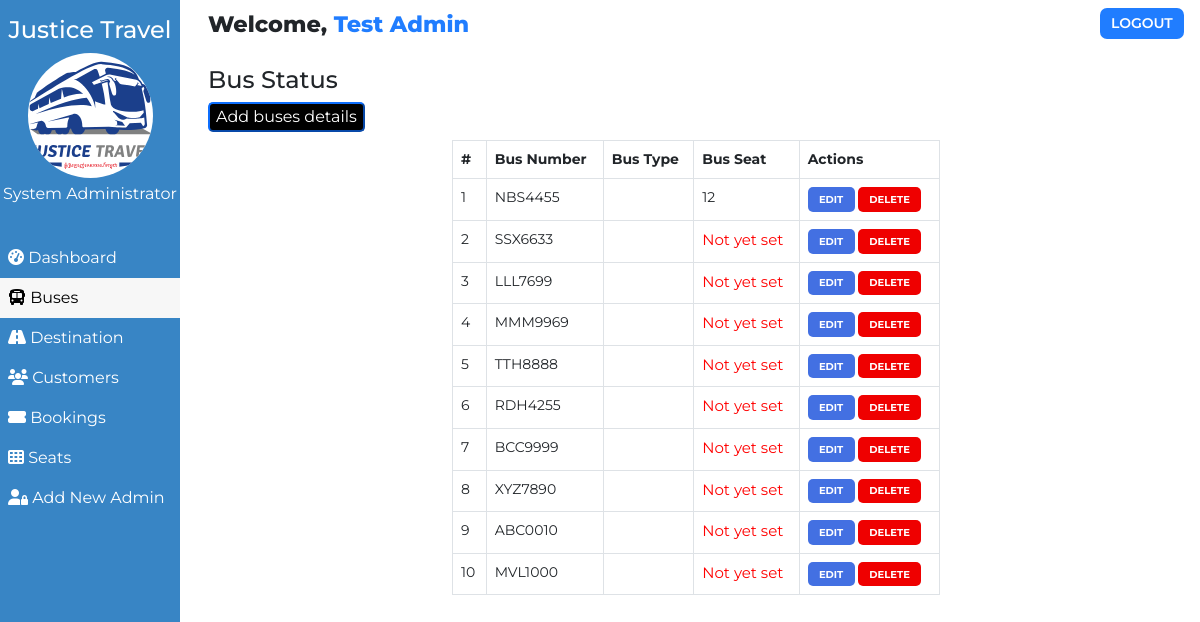
Page /admin/bus.php (signed in) on the committed database.
### tables this page shows
CREATE TABLE IF NOT EXISTS `users` (
  `user_id` int(11) NOT NULL AUTO_INCREMENT,
  `user_fullname` varchar(100) NOT NULL,
  `user_name` varchar(30) NOT NULL,
  `user_password` varchar(255) NOT NULL,
  `user_created` datetime NOT NULL DEFAULT CURRENT_TIMESTAMP,
  PRIMARY KEY (`user_id`)
);

CREATE TABLE IF NOT EXISTS `buses` (
  `id` int(100) NOT NULL AUTO_INCREMENT,
  `bus_no` varchar(255) NOT NULL,
  `bustype` varchar(100) NOT NULL,
  `busseat` int(11) NOT NULL,
  `bus_assigned` tinyint(1) NOT NULL DEFAULT '0',
  `bus_created` datetime NOT NULL DEFAULT CURRENT_TIMESTAMP,
  PRIMARY KEY (`id`)
);

### admin/bus.php (the view, shortened to what this page needs)
<!DOCTYPE html>
<html lang="en">
<head>
    <link href="https://cdn.jsdelivr.net/npm/bootstrap@5.0.1/dist/css/bootstrap.min.css" rel="stylesheet">
    <?php
        $page="bus";
    ?>
</head>
<body>
    <?php require '../assets/partials/_admin-header.php';?>
        <?php
            $resultSql = "SELECT * FROM `buses` ORDER BY bus_created DESC";
            $resultSqlResult = mysqli_query($conn, $resultSql);
            if(!mysqli_num_rows($resultSqlResult)){ ?>
                <div class="container mt-4">
                    <div id="noCustomers" class="alert alert-dark " role="alert">
                        <h1 class="alert-heading">No Buses Found!!</h1>
                        <p class="fw-light">Be the first person to add one!</p>
                        <hr>
                        <div id="addCustomerAlert" class="alert alert-success" role="alert">
                                Click on <button id="add-button" class="button btn-sm"type="button"data-bs-toggle="modal" data-bs-target="#addModal">ADD <i class="fas fa-plus"></i></button> to add a bus!
                        </div>
                    </div>
                </div>
            <?php }
            else { ?>
            <section id="bus">
                <div id="head">
                    <h4>Bus Status</h4>
                </div>
                <div id="bus-results">
                    <div><button id="add-button" class="btn-primary" type="button"data-bs-toggle="modal" data-bs-target="#addModal">Add buses details</button></div>
                    <table class="table table-hover table-bordered">
                        <thead>
                            <th>#</th>
                            <th>Bus Number</th>
                            <th>Bus Type</th>
                            <th>Bus Seat</th>
                            <th>Actions</th>
                        </thead>
                        <?php
                            $ser_no = 0;
                            while($row = mysqli_fetch_assoc($resultSqlResult))
                            {
                                $ser_no++;
                                $id = $row["id"];
                                $busno = $row["bus_no"];
                                $bustype = $row["bustype"];
                                $busseat = $row["busseat"];
                        ?>
                        <tr>
                            <td>
                                <?php
                                    echo $ser_no;
                                ?>
                            </td>
                            <td>
                                <?php
                                    echo $busno;
                                ?>
                            </td>
                            <td>
                            </td>
                            <td>
                                <?php
                                    if($busseat == 0){
                                        echo "<span class='error'>Not yet set</span>";
                                    }else{
                                        echo $busseat;
                                    }
                                ?>
                            </td>
                            <td>
                            <button class="button edit-button"
                                    data-link="<?php echo $_SERVER['REQUEST_URI']; ?>"
                                    data-id="<?php echo $id;?>"
                                    data-busno="<?php echo $busno;?>"
                                    data-bustype="<?php echo $bustype;?>"
                                    data-busseat="<?php echo $busseat;?>"
                                    >Edit</button>
                            <button class="button delete-button" data-bs-toggle="modal" data-bs-target="#deleteModal" data-id="<?php
                                                echo $id;?>">Delete</button>
                            </td>
                        </tr>
                        <?php
                        }
                    ?>
                    </table>
                </div>
            </section>
            <?php } ?>
        </div>
    </main>
</body>
</html>

### assets/partials/_admin-header.php (shortened to what this page needs)
<?php
    $conn = db_connect();
    $user_id = $_SESSION['user_id'];
    $sql = "SELECT * FROM users WHERE user_id = $user_id";
    $result = mysqli_query($conn, $sql);
    if($row = mysqli_fetch_assoc($result))
    {
        $user_fullname = $row["user_fullname"];
    }
?>
    <main id="container">
        <div id="sidebar">
            <h4>Justice Travel</h4>
            <div>
                <img class="adminDp mb-1" src="../assets/img/Justice Travel.svg" height="125px" alt="Justice Travel">
                <p>System Administrator</p>
            </div>
            <ul id="options">
                <li class="option <?php if($page=='dashboard'){ echo 'active';}?>">
                    <a href="./dashboard.php">
                    <i class="fas fa-tachometer-alt"></i> Dashboard
                    </a>
                </li>
                <li class="option <?php if($page=='bus'){ echo 'active';}?>">
                    <a href="./bus.php">
                    <i class="fas fa-bus"></i> Buses
                    </a>
                </li>
                <li class="option <?php if($page=='route'){ echo 'active';}?>">
                    <a href="./route.php">
                    <i class="fas fa-road"></i> Destination
                    </a>
                </li>
                <li class="option <?php if($page=='customer'){ echo 'active';}?>">
                    <a href="./customer.php">
                    <i class="fas fa-users"></i> Customers
                    </a>
                </li>
                <li class="option <?php if($page=='booking'){ echo 'active';}?>">
                    <a href="./booking.php">
                    <i class="fas fa-ticket-alt"></i> Bookings
                    </a>
                </li>
                <li class="option <?php if($page=='seat'){ echo 'active';}?>">
                    <a href="./seat.php">
                    <i class="fas fa-th"></i> Seats
                    </a>
                </li>
                <li class="option <?php if($page=='signup'){ echo 'active';}?>">
                    <a href="./signup.php">
                    <i class="fas fa-user-lock"></i> Add New Admin
                    </a>
                </li>
            </ul>
        </div>
        <div id="main-content">
            <section id="welcome">
                <ul>
                    <li class="welcome-item">Welcome,
                        <span id="USER">
                            <?php
                                echo $user_fullname;
                            ?>
                        </span>
                    </li>
                    <li class="welcome-item">
                        <button id="logout" class="btn-sm">
                            <a href="../assets/partials/_logout.php">LOGOUT</a>
                        </button>
                    </li>
                </ul>
            </section>

### assets/styles/admin.php (style rules this page uses)
body { margin: 0; box-sizing: border-box; font-family: 'Montserrat', sans-serif; background-color: white; }
html { scroll-behavior: smooth; }
*, *::after, *::before { box-sizing: inherit; }
#USER { color: #207DFF; }
.adminDp { background-color: white; border-radius: 50%; }
#welcome { background-color: white; }
#welcome ul { display: flex; justify-content: space-between; list-style-type: none; padding: 0; margin: 0; }
#welcome li { margin: 0 1rem; padding: 0.5rem 0; }
#welcome li:first-child { font-weight: 800; font-size: 1.4rem; }
#logout { padding: 0.3rem 0.7rem; background-color: #207DFF; font-weight: 600; outline: none; border: none; border-radius: 7px; }
#logout a { color: white; text-decoration: none; }
@media only screen and (min-width:1000px) { #sidebar { text-align: center; background-color: #3885c5; color: white; width: 15%; position: fixed; top: 0%; padding-top: 1rem; z-index: 2; height: 100vh; } }
@media only screen and (min-width:1000px) { #sidebar p { margin: 0; } }
@media only screen and (min-width:1000px) { #sidebar ul { margin-top: 2rem; } }
@media only screen and (min-width:1000px) { #options { list-style-type: none; text-align: left; padding-left: 0; } }
@media only screen and (min-width:1000px) { .option a { display: block; padding: 0.5rem; text-decoration: none; color: inherit; } }
@media only screen and (min-width:1000px) { .active { background-color:#f7f7f7; color:black; } }
@media only screen and (min-width:1000px) { #main-content { margin-left: 16%; } }

### assets/styles/admin-options.php (style rules this page uses)
* { font-family: Montserrat; }
.error { font-size: 15px; color: red; }
#booking #head, #customer #head, #route #head, #seat #head, #bus #head { padding-top: 1rem; }
#booking, #customer, #route, #bus, #seat { padding: 0 1rem; }
#booking-results > div, #customer-results > div, #route-results > div, #bus-results > div { margin-bottom: 0.5rem; }
#booking-results button, #customer-results button, #route button, #bus-results button { border-radius: 5px; }
.button { border: none; font-weight: bold; text-transform: uppercase; }
#add-button { background-color: black; color: white; }
table { font-size: 14px; }
#bus table { width: 50%; margin: 0 auto; }
#bus .edit-button, #bus .delete-button, #route .edit-button, #route .delete-button, #customer .edit-button, #customer .delete-button { padding: 0.3rem 0.7rem; }
table th,td { padding-left: 0.3rem; }
table button { color: white; }
.edit-button { background-color: #4370E2; }
.delete-button { background-color: #EF0000; }
.edit-button, .delete-button { font-size: 10px }

### rows in the picture
users: user_fullname "Test Admin"
buses: bus_no "NBS4455", busseat "12"
buses: bus_no "SSX6633", busseat "Not yet set"
buses: bus_no "LLL7699", busseat "Not yet set"
buses: bus_no "MMM9969", busseat "Not yet set"
buses: bus_no "TTH8888", busseat "Not yet set"
buses: bus_no "RDH4255", busseat "Not yet set"
buses: bus_no "BCC9999", busseat "Not yet set"
buses: bus_no "XYZ7890", busseat "Not yet set"
buses: bus_no "ABC0010", busseat "Not yet set"
buses: bus_no "MVL1000", busseat "Not yet set"
